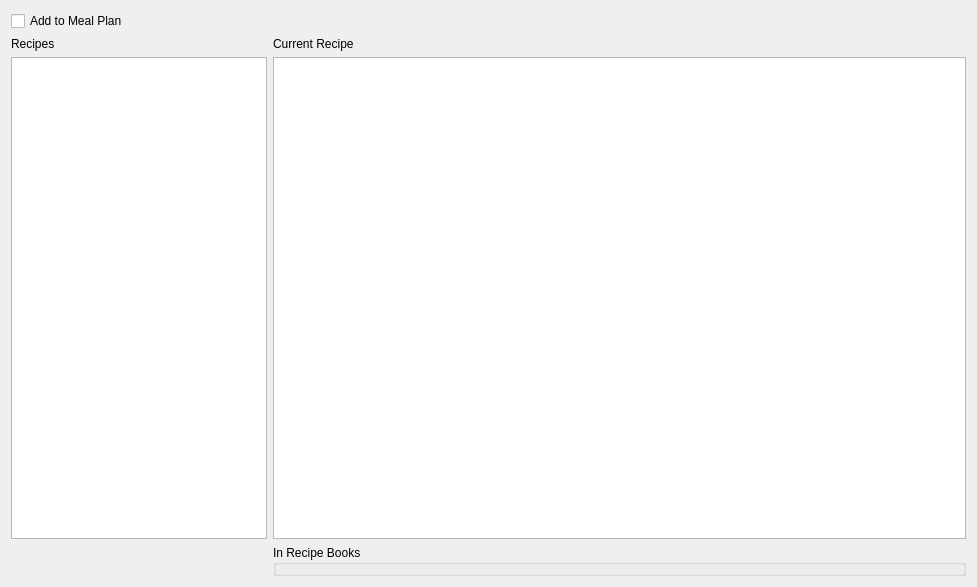
<?xml version="1.0" encoding="UTF-8"?>
<ui version="4.0">
 <class>PublicRecipesWidget</class>
 <widget class="QWidget" name="PublicRecipesWidget">
  <property name="geometry">
   <rect>
    <x>0</x>
    <y>0</y>
    <width>977</width>
    <height>587</height>
   </rect>
  </property>
  <property name="windowTitle">
   <string>Form</string>
  </property>
  <layout class="QFormLayout" name="formLayout">
   <item row="1" column="0">
    <widget class="QLabel" name="label">
     <property name="text">
      <string>Recipes</string>
     </property>
    </widget>
   </item>
   <item row="1" column="1">
    <widget class="QLabel" name="label_2">
     <property name="text">
      <string>Current Recipe</string>
     </property>
    </widget>
   </item>
   <item row="0" column="0">
    <widget class="QCheckBox" name="add_to_meal_plan">
     <property name="text">
      <string>Add to Meal Plan</string>
     </property>
    </widget>
   </item>
   <item row="2" column="0">
    <widget class="QListWidget" name="recipes_list"/>
   </item>
   <item row="2" column="1">
    <widget class="QTextBrowser" name="recipe_view"/>
   </item>
   <item row="3" column="1">
    <widget class="QGroupBox" name="recipe_books_cboxes">
     <property name="title">
      <string>In Recipe Books</string>
     </property>
    </widget>
   </item>
  </layout>
 </widget>
 <resources/>
 <connections/>
</ui>
